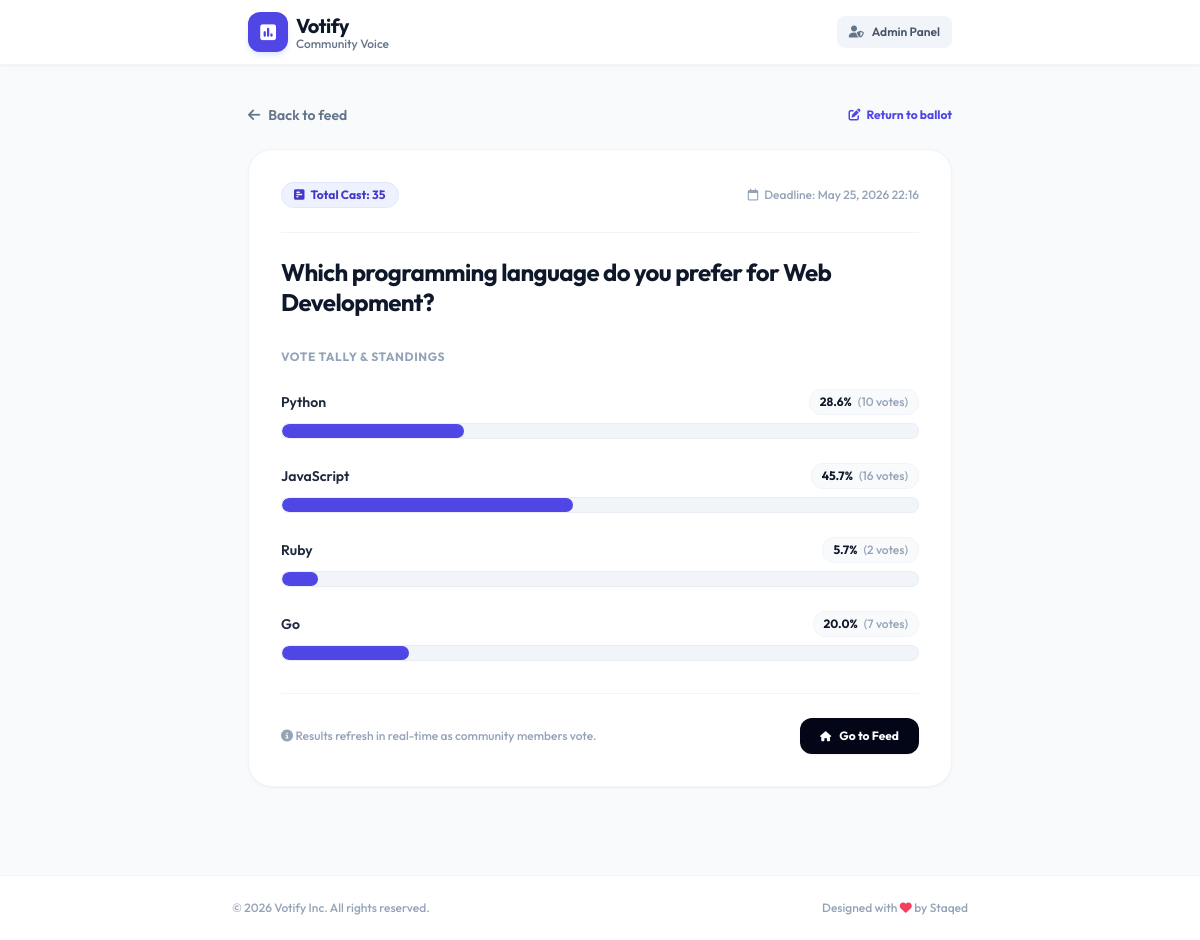
/poll/1/results/, run on an earlier commit of the app's database.
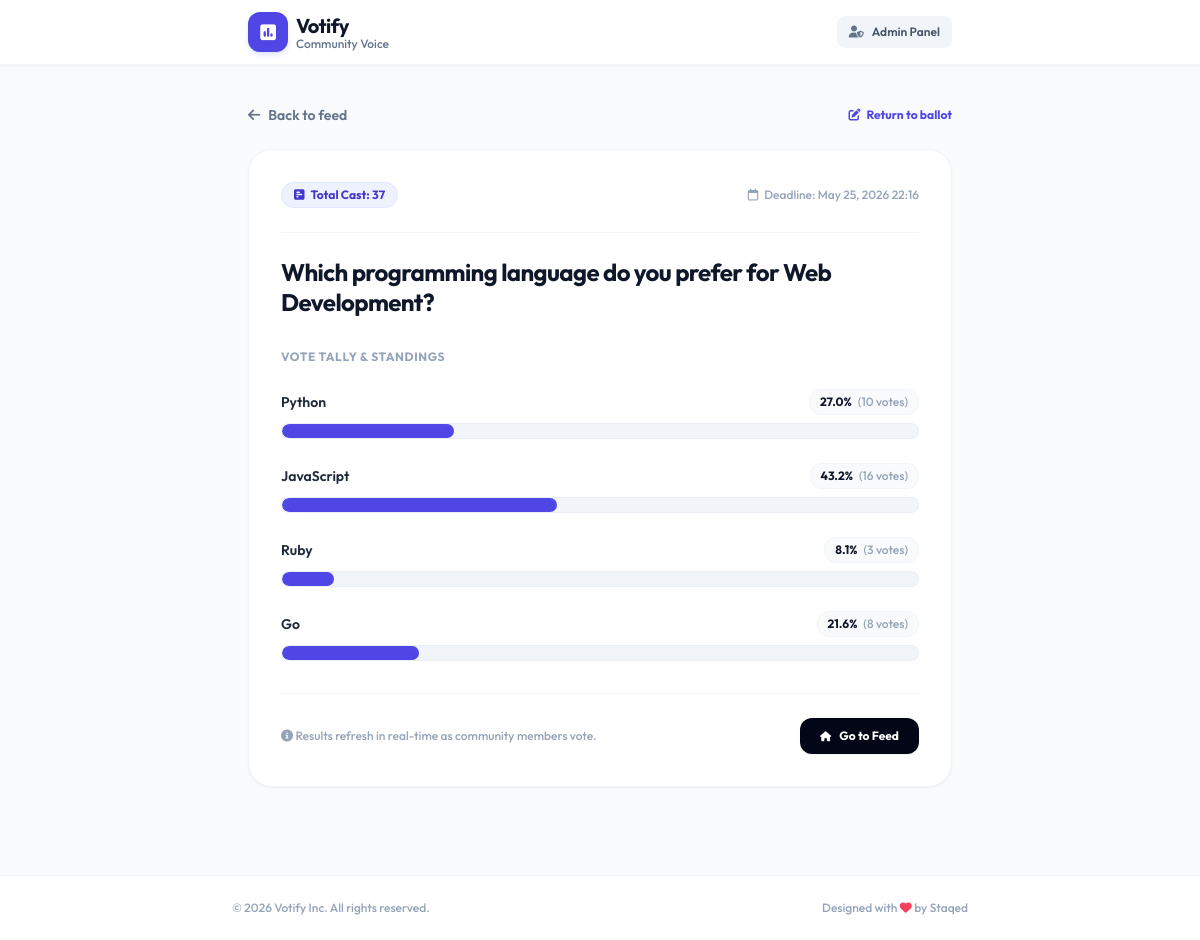
And on a later commit of the database.
### polls/models.py (models this page shows, shortened)
class Poll(models.Model):
    question = models.CharField(max_length=200)
    expiration_date = models.DateTimeField()

class Choice(models.Model):
    poll = models.ForeignKey(Poll, on_delete=models.CASCADE, related_name='choices')
    option_text = models.CharField(max_length=200)
    votes = models.IntegerField(default=0)

### polls/views.py (the view)
# urls.py: path('poll/<int:poll_id>/results/', views.poll_results, name='poll_results'),
def poll_results(request, poll_id):
    poll = get_object_or_404(Poll, pk=poll_id)
    choices = poll.choices.all()
    total_votes = 0
    for choice in choices:
        total_votes += choice.votes
    for choice in choices:
        if total_votes > 0:
            choice.percentage = round((choice.votes / total_votes) * 100, 1)
        else:
            choice.percentage = 0
    context = {
        'poll': poll,
        'choices': choices,
        'total_votes': total_votes,
    }
    return render(request, 'polls/poll_results.html', context)

### polls/templates/polls/poll_results.html (shortened to what this page needs)
<!DOCTYPE html>
<html lang="en">
<head>
    <script src="https://cdn.tailwindcss.com"></script>
    <link rel="stylesheet" href="https://cdnjs.cloudflare.com/ajax/libs/font-awesome/6.4.0/css/all.min.css">
</head>
<body class="bg-slate-50 text-slate-900 min-h-screen flex flex-col">
    <nav class="bg-white border-b border-slate-100 sticky top-0 z-50 shadow-sm">
        <div class="max-w-3xl mx-auto px-4 sm:px-6 lg:px-8">
            <div class="flex justify-between h-16 items-center">
                <a href="{% url 'poll_list' %}" class="flex items-center gap-2 hover:opacity-90 transition-opacity">
                    <div class="w-10 h-10 rounded-xl bg-indigo-600 flex items-center justify-center shadow-md shadow-indigo-100">
                        <i class="fa-solid fa-square-poll-vertical text-white text-lg"></i>
                    </div>
                    <div>
                        <span class="text-xl font-bold tracking-tight text-slate-900">Votify</span>
                        <span class="text-xs block text-slate-500 font-medium -mt-1">Community Voice</span>
                    </div>
                </a>
                <div class="flex items-center gap-4">
                    <a href="/admin/" target="_blank"
                        class="flex items-center gap-2 text-xs font-semibold text-slate-600 hover:text-slate-900 transition-colors bg-slate-100 hover:bg-slate-200 px-3 py-2 rounded-lg">
                        <i class="fa-solid fa-user-shield text-slate-500"></i> Admin Panel
                    </a>
                </div>
            </div>
        </div>
    </nav>
    <main class="flex-1 max-w-3xl w-full mx-auto px-4 sm:px-6 lg:px-8 py-10">
        <div class="mb-6 flex justify-between items-center">
            <a href="{% url 'poll_list' %}"
                class="inline-flex items-center gap-2 text-sm font-semibold text-slate-500 hover:text-indigo-600 transition-colors group">
                <i class="fa-solid fa-arrow-left transition-transform group-hover:-translate-x-1"></i> Back to feed
            </a>
            <a href="{% url 'poll_detail' poll.id %}"
                class="inline-flex items-center gap-1.5 text-xs font-bold text-indigo-600 hover:text-indigo-700 transition-colors">
                <i class="fa-solid fa-pen-to-square"></i> Return to ballot
            </a>
        </div>
        <div class="bg-white border border-slate-100 rounded-3xl p-8 shadow-sm">
            <div class="flex items-center justify-between gap-4 mb-6 pb-6 border-b border-slate-100">
                <span class="inline-flex items-center gap-1.5 px-3 py-1 rounded-full text-xs font-bold bg-indigo-50 text-indigo-700 border border-indigo-100">
                    <i class="fa-solid fa-square-poll-horizontal"></i> Total Cast: {{ total_votes }}
                </span>
                <span class="text-xs text-slate-400 font-medium flex items-center gap-1.5">
                    <i class="fa-regular fa-calendar"></i> Deadline: {{ poll.expiration_date|date:"M d, Y H:i" }}
                </span>
            </div>
            <h2 class="text-2xl font-bold tracking-tight text-slate-900 mb-8 leading-tight">
                {{ poll.question }}
            </h2>
            <div class="space-y-6 mb-8">
                <p class="text-xs font-bold text-slate-400 uppercase tracking-wider mb-2">Vote Tally & Standings</p>
                {% if choices %}
                    {% for choice in choices %}
                        <div class="space-y-2">
                            <div class="flex justify-between items-center text-sm">
                                <span class="font-semibold text-slate-800">{{ choice.option_text }}</span>
                                <span class="font-bold text-slate-900 bg-slate-50 border border-slate-100 px-2.5 py-1 rounded-xl text-xs flex items-center gap-1.5">
                                    {{ choice.percentage }}%
                                    <span class="text-slate-400 font-medium">({{ choice.votes }} vote{{ choice.votes|pluralize }})</span>
                                </span>
                            </div>
                            <div class="w-full bg-slate-100 rounded-2xl h-4 overflow-hidden border border-slate-200/50">
                                <div class="bg-indigo-600 h-full rounded-2xl transition-all duration-500 ease-out shadow-inner shadow-indigo-500/20"
                                    style="width: {{ choice.percentage }}%;"></div>
                            </div>
                        </div>
                    {% endfor %}
                {% endif %}
            </div>
            <div class="pt-6 border-t border-slate-100 flex flex-col sm:flex-row justify-between items-center gap-4">
                <span class="text-xs text-slate-400 font-medium">
                    <i class="fa-solid fa-circle-info"></i> Results refresh in real-time as community members vote.
                </span>
                <a href="{% url 'poll_list' %}"
                    class="w-full sm:w-auto px-5 py-2.5 bg-slate-950 hover:bg-slate-900 text-white text-xs font-bold rounded-xl shadow-sm hover:scale-[1.01] transition-all duration-200 flex items-center justify-center gap-2">
                    <i class="fa-solid fa-house text-[10px]"></i> Go to Feed
                </a>
            </div>
        </div>
    </main>
    <footer class="bg-white border-t border-slate-100 py-6 mt-12 text-center text-xs text-slate-400 font-medium">
        <div class="max-w-3xl mx-auto px-4 flex flex-col sm:flex-row justify-between items-center gap-3">
            <p>&copy; 2026 Votify Inc. All rights reserved.</p>
            <p>Designed with <i class="fa-solid fa-heart text-rose-500"></i> by <a href="https://staqed.com"
                    target="_blank">Staqed</a></p>
        </div>
    </footer>
</body>
</html>

### polls/templates/polls/poll_results.html (style rules this page uses)
body { font-family: 'Outfit', sans-serif; }

What changed in the data, as far as the page shows it:
computed for Choice "Python": percentage "28.6" → "27.0"; {{ choice.percentage }} 28.6 → 27.0 (drawn)
computed for Choice "JavaScript": percentage "45.7" → "43.2"; {{ choice.percentage }} 45.7 → 43.2 (drawn)
changed Choice "Ruby": percentage "5.7" → "8.1"; votes "2" → "3"; {{ choice.percentage }} 5.7 → 8.1 (drawn)
changed Choice "Go": percentage "20.0" → "21.6"; votes "7" → "8"; {{ choice.percentage }} 20.0 → 21.6 (drawn)
Also different on the page:
{{ total_votes }}: "35" → "37"
